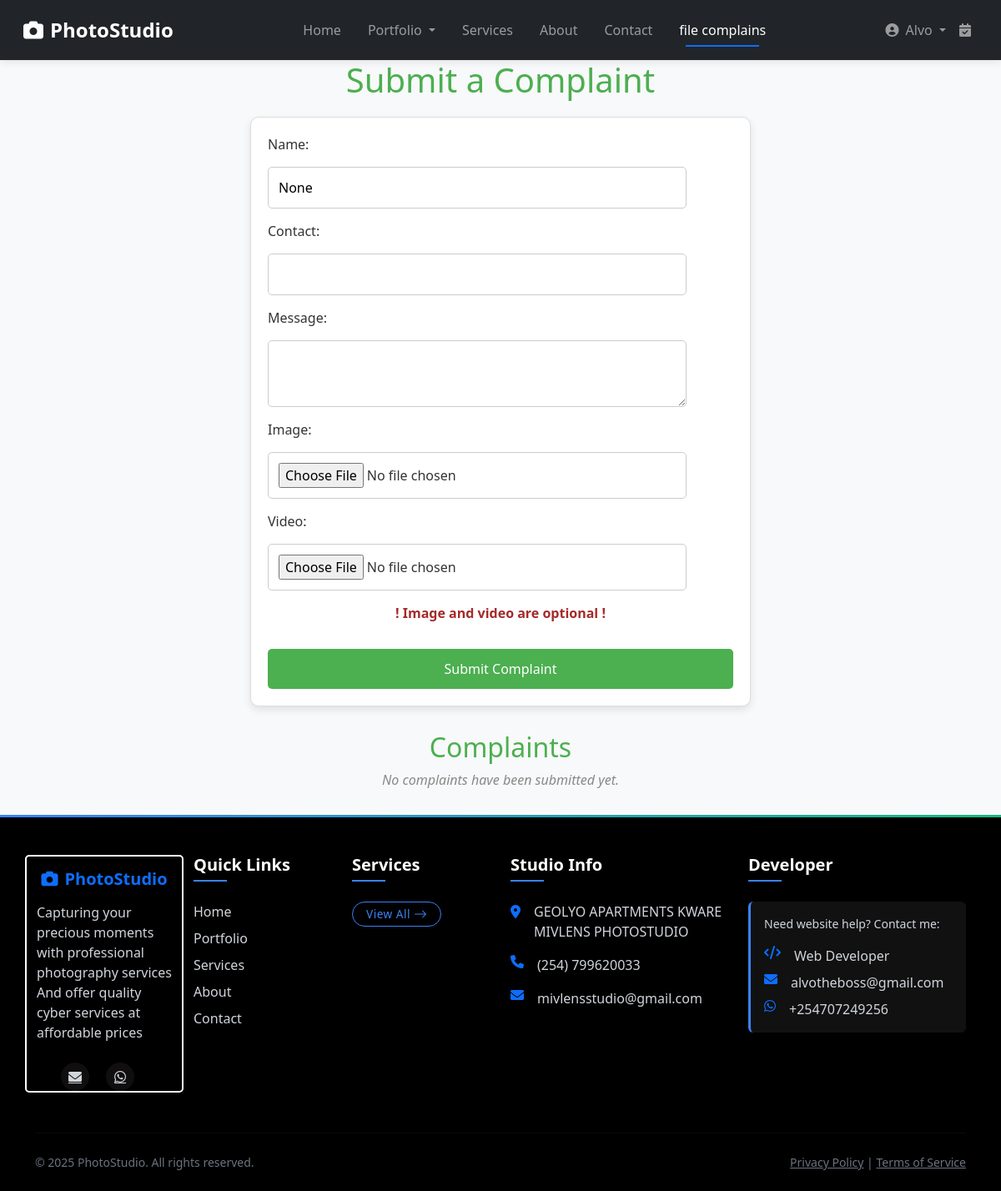
/complain/ (signed in), run on an earlier commit of the app's database.
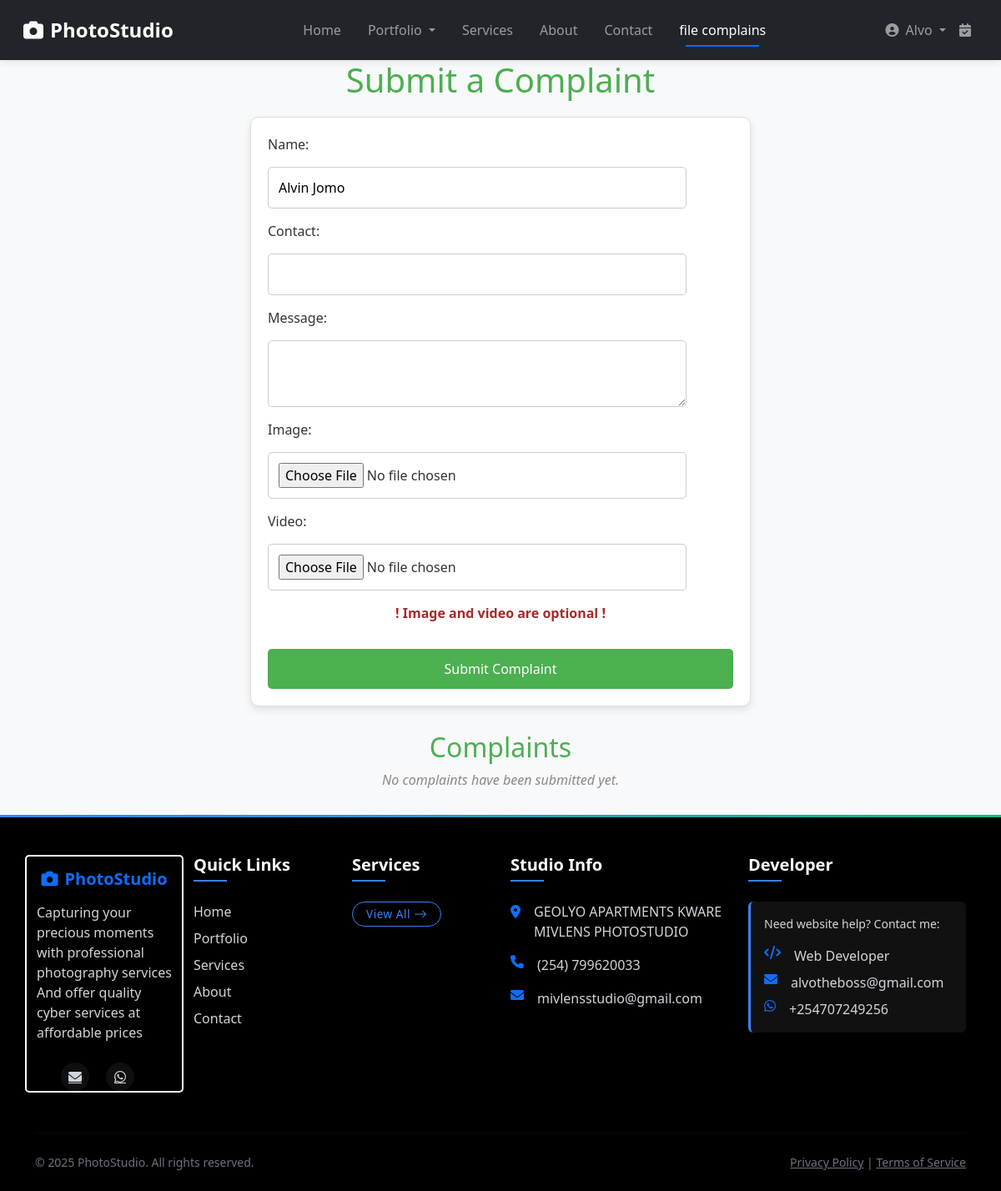
And on a later commit of the database.
### userauths/models.py (models this page shows, shortened)
class User(AbstractUser):
    phone_validator = RegexValidator(
        regex=r'^(07|01)\d{8}$',
        message="Phone number must start with 07 or 01 and be exactly 10 digits."
    )
    phone = models.CharField(
        max_length=10,
        unique=True,
        validators=[phone_validator],
        help_text="Enter a valid phone number starting with 07 or 01"
    )
    username = models.CharField(max_length=100, unique=True)
    bio = models.CharField(max_length=100, blank=True, null=True)
    USERNAME_FIELD = "phone"  # Authenticate with phone instead of email
    REQUIRED_FIELDS = ['username', 'email']

class Profile(models.Model):
    user = models.OneToOneField(User, on_delete=models.CASCADE)
    image = models.ImageField(upload_to="image", null=True, blank=True)
    full_name = models.CharField(max_length=200, null=True, blank=True)
    bio = models.CharField(max_length=200, null=True, blank=True)
    address = models.CharField(max_length=200, null=True, blank=True)

### studio/views.py (the view)
# urls.py: path('complain/', views.complain_page, name='complain_page'),  # Correctly defined
def complain_page(request):
    if request.method == 'POST':
        form = ComplaintForm(request.POST, request.FILES)
        if form.is_valid():
            complaint = form.save()
            if request.headers.get('X-Requested-With') == 'XMLHttpRequest':
                return JsonResponse({
                    'success': True,
                    'complaint': {
                        'name': complaint.name,
                        'message': complaint.message,
                        'image': complaint.image.url if complaint.image else None,
                        'video': complaint.video.url if complaint.video else None,
                        'date_submitted': complaint.date_submitted.strftime("%b %d, %Y %I:%M %p"),
                    }
                })
            else:
                messages.success(request, "Your complaint has been submitted successfully.")
                return render(request, 'studio/complain_page.html')
        else:
            if request.headers.get('X-Requested-With') == 'XMLHttpRequest':
                return JsonResponse({'success': False, 'errors': form.errors})
            else:
                messages.error(request, "There was an error submitting your complaint.")
    else:
        form = ComplaintForm()
    complaints = Complaint.objects.all().order_by('-date_submitted')
    context = {
        'form': form,
        'complaints': complaints,
    }
    return render(request, 'studio/complain_page.html', context)

### studio/forms.py (shortened to what this page needs)
class ComplaintForm(forms.ModelForm):
    class Meta:
        model = Complaint
        fields = ['name',  'message', 'image', 'video']

### studio/templates/studio/complain_page.html (shortened to what this page needs)
{% extends 'base.html' %}
{% block content %}
<!DOCTYPE html>
<html lang="en">
<head>
</head>
<body>
    <h1>Submit a Complaint</h1>
    <form method="post" enctype="multipart/form-data" id="complaint-form" action="{% url 'studio:complain_page' %}">
        <label for="name">Name:</label>
        <input type="text" id="name" name="name" value="{{ request.user.profile.full_name }}" readonly>
        <label for="contact">Contact:</label>
        <input type="text" id="contact" name="contact" value="{{ request.user.phone }}" readonly>
        <label for="message">Message:</label>
        <textarea id="message" name="message" required></textarea>
        <label for="image">Image:</label>
        <input type="file" id="image" name="image">
        <label for="video">Video:</label>
        <input type="file" id="video" name="video">
        <p style="color:brown; text-align:center;"><strong>! Image and video are optional !</strong></p>
        <button type="submit" id="submit-btn">Submit Complaint</button>
    </form>
    <div class="complaints-section">
        <h2>Complaints</h2>
        <div id="complaints-list">
            {% if complaints %}
                {% for complaint in complaints %}
                    <div class="complaint">
                        <h3>{{ complaint.name }}</h3>
                        <small>Submitted on {{ complaint.date_submitted|date:"M d, Y h:i A" }}</small>
                        <p>{{ complaint.message }}</p>
                        {% if complaint.image %}
                            <p><strong>Image:</strong></p>
                            <img src="{{ complaint.image.url }}" alt="Complaint Image">
                        {% endif %}
                        {% if complaint.video %}
                            <p><strong>Video:</strong></p>
                            <video controls>
                                <source src="{{ complaint.video.url }}" type="video/mp4">
                                Your browser does not support the video tag.
                            </video>
                        {% endif %}
                        {% if complaint.response %}
                            <div class="response">
                                <strong>Admin Response:</strong>
                                <p>{{ complaint.response }}</p>
                                <small>Responded on: {{ complaint.date_responded|date:"M d, Y h:i A" }}</small>
                            </div>
                        {% endif %}
                    </div>
                {% endfor %}
            {% else %}
                <p class="no-complaints">No complaints have been submitted yet.</p>
            {% endif %}
        </div>
    </div>
</body>
</html>
{% endblock %}

### studio/templates/includes/navigation.html (shortened to what this page needs)
<nav class="navbar navbar-expand-lg navbar-dark bg-dark">
    <div class="container-fluid">
        <a class="navbar-brand me-5" href="{% url 'studio:home' %}" style="margin-right: 5rem !important;">
            <i class="fas fa-camera me-2 camera-icon"></i>PhotoStudio
        </a>
        <div class="collapse navbar-collapse" id="mainNav">
            <ul class="navbar-nav mx-auto">
                <li class="nav-item mx-2">
                    <a class="nav-link {% if request.resolver_match.url_name == 'home' %}active{% endif %}"
                       href="{% url 'studio:home' %}">
                        Home
                    </a>
                </li>
                <li class="nav-item dropdown mx-2">
                    <a class="nav-link dropdown-toggle {% if 'portfolio' in request.resolver_match.url_name %}active{% endif %}"
                       href="#" id="portfolioDropdown" role="button"
                       data-bs-toggle="dropdown" aria-expanded="false">
                        Portfolio
                    </a>
                </li>
                <li class="nav-item mx-2">
                    <a class="nav-link {% if request.resolver_match.url_name == 'services' %}active{% endif %}"
                       href="{% url 'studio:services' %}">
                        Services
                    </a>
                </li>
                <li class="nav-item mx-2">
                    <a class="nav-link {% if request.resolver_match.url_name == 'about' %}active{% endif %}"
                       href="{% url 'studio:about' %}">
                        About
                    </a>
                </li>
                <li class="nav-item mx-2">
                    <a class="nav-link {% if request.resolver_match.url_name == 'contact' %}active{% endif %}"
                       href="{% url 'studio:contact' %}">
                        Contact
                    </a>
                </li>
                <li class="nav-item mx-2">
                    <a class="nav-link {% if request.resolver_match.url_name == 'complain_page' %}active{% endif %}"
                       href="{% url 'studio:complain_page' %}">
                        file complains
                    </a>
                </li>
            </ul>
            <ul class="navbar-nav ms-auto">
                {% if user.is_authenticated %}
                <li class="nav-item dropdown">
                    <a class="nav-link dropdown-toggle" href="#" id="userDropdown" role="button" data-bs-toggle="dropdown">
                        <i class="fas fa-user-circle me-1"></i>
                        {{ user.get_short_name|default:user.username }}
                    </a>
                </li>
                <li class="nav-item">
                    <a class="nav-link position-relative" href="{% url 'bookings:user_bookings' %}">
                        <i class="fas fa-calendar-check"></i>
                    </a>
                </li>
                {% endif %}
            </ul>
        </div>
    </div>
</nav>

What changed in the data, as far as the page shows it:
changed User "Alvo": name "None" → "Alvin Jomo"
